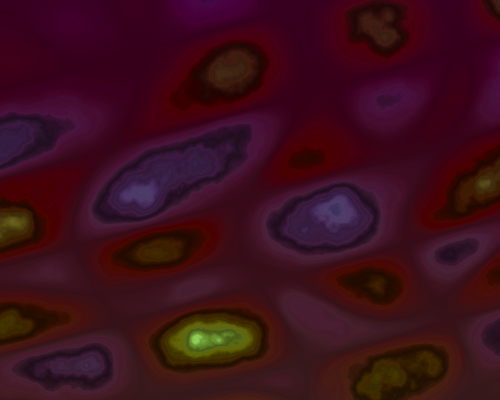
Frame 1 (no input)
Frame 60 (the mouse pressed at the canvas centre just before this capture): identical to frame 1, image omitted
Frame 120 (the mouse held since frame 60 and released just before this capture): identical to frame 1, image omitted

The Processing sketch that drew this single still picture (run headless with seeded random() and noise(); from frame 60 on, the mouse is pressed at the canvas centre):

// Processing sketch: processing_183590
// ── processing_183590.pde

float lim(float v, float mx) {
  v = v % mx;
  if (v < 0) {
    v = v + mx;
  }
  return v;
}
void doit() {
  float minc = random(0,20);
  float maxc = random(0,20);
  
  float scalee = random(20, 50);
   
  float[] R = new float[6];
  for(int i = 0; i < 6; i = i + 1) {
    R[i] = random(2);
  }
 
  loadPixels();
  noiseSeed(int(random(100000)));
  noiseDetail(6);
 
  int x = 0;
  while (x < width) {
    int y = 0;
    while (y < height) {
      float sx = float(x) / scalee;
      float sy = float(y) / scalee;
      float v = sin(sx*R[0]+sy*R[1]) * sin(sx*sin(sx)/10-sy*sy/11) * sin(sin(sy)*R[2]-sx*R[3]+2) * noise(sx, sy);
      float h = lim(sy/10 +map(v, -1, 1, minc, maxc), 10);
      float s = map(noise(sy/10 + v*2), 0, 1, -4, 15);
      float b = map(noise(v*2, 10), 0, 1, -4, 15);
            
      pixels[y*width+x] = color(h, s, b);
     
      y = y + 1;
    }
 
    x = x + 1;
  }
  updatePixels();
}
 
void setup() {
  size(500, 400);
  colorMode(HSB, 10);
  doit();
}
void draw() {
}
void mouseClicked() {
  doit();
}
